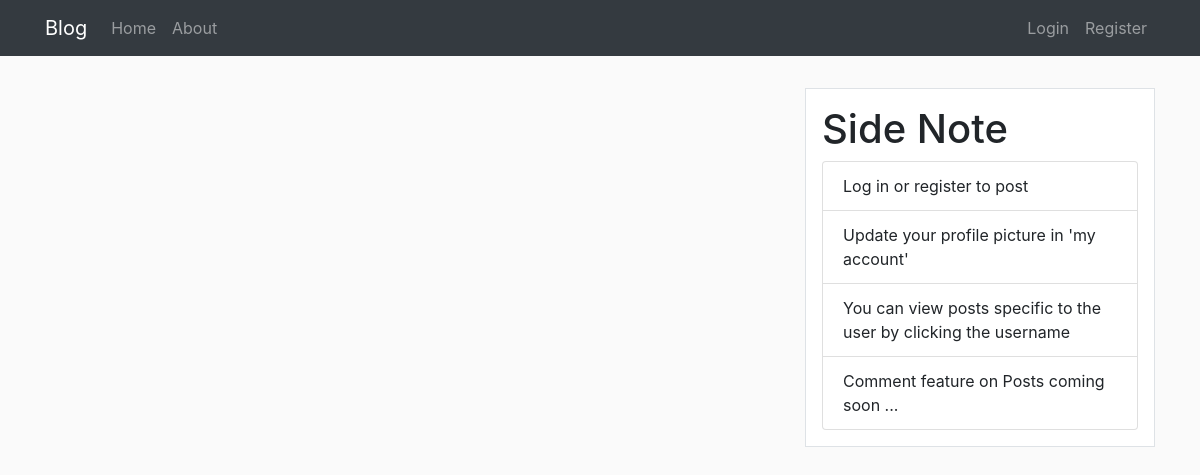
/home, run on an earlier commit of the app's database.
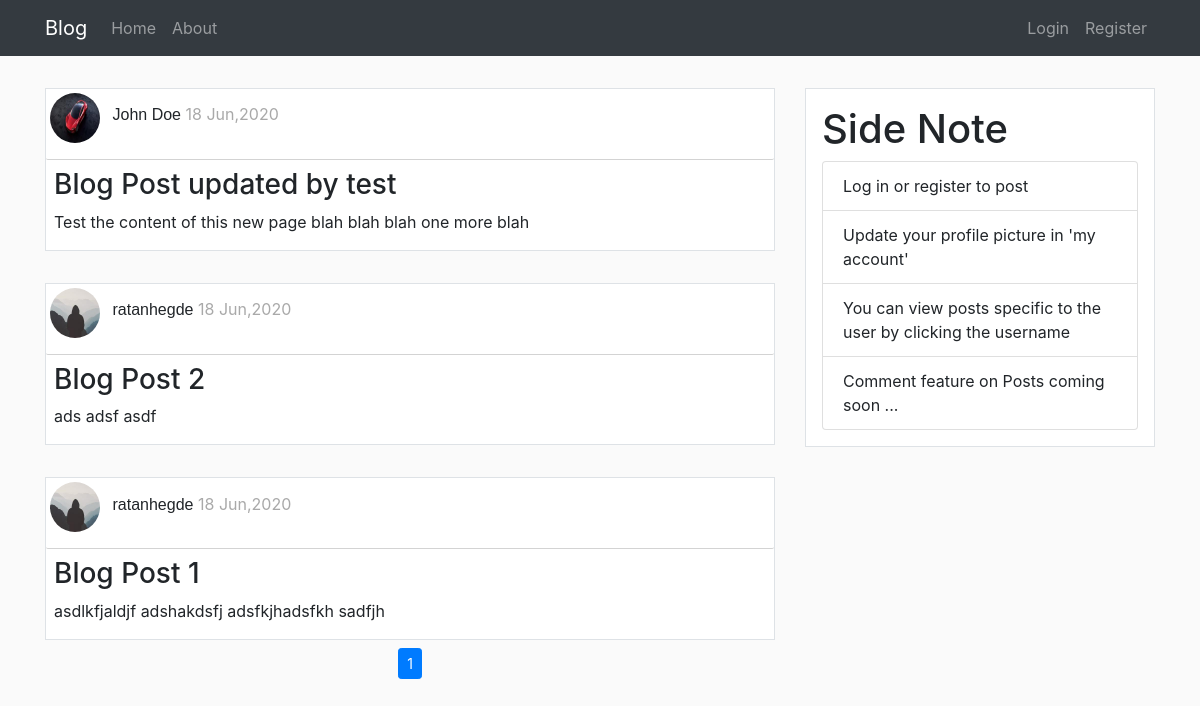
And on a later commit of the database.
### flaskBlog/models.py (models this page shows, shortened)
class Post(db.Model):
    id = db.Column(db.Integer , primary_key = True)
    title = db.Column(db.String(100), nullable=False)
    date_posted = db.Column(db.DateTime, nullable=False, default=datetime.utcnow)
    content = db.Column(db.Text, nullable=False)
    user_id = db.Column(db.Integer, db.ForeignKey('user.id'), nullable=False)

class User(db.Model, UserMixin):
    id = db.Column(db.Integer , primary_key = True)
    username = db.Column(db.String(20), unique=True , nullable=False)
    email = db.Column(db.String(120), unique=True , nullable=False)
    image_file = db.Column(db.String(20), nullable=False, default='default.jpg')
    password = db.Column(db.String(60), nullable=False)
    posts = db.relationship('Post', backref='author', lazy=True)

### flaskBlog/main/routes.py (the view)
@main.route("/")
@main.route("/home")
def home():
    page_no = request.args.get('page',1,type=int)
    posts= Post.query.order_by(Post.date_posted.desc()).paginate(page=page_no,per_page=5)
    return render_template('home.html', posts=posts)

### flaskBlog/templates/home.html
{% extends 'layout.html' %}
{% block content %}
    {% for post in posts.items %}
        <div class="article border">
            <div class="post-metadata">
                <img class="rounded-circle mt-1 ml-1" src="{{ url_for('static',filename='profile_pics/'+post.author.image_file) }}" alt="" id="post_img">
                <span class="Postauthor ml-2"><a href="{{ url_for('users.user_posts',username=post.author.username) }}">{{ post.author.username }}</a></span>
                <span class="Postdate mr-1"> {{ post.date_posted.strftime('%d %b,%Y') }}</span>
            </div>
            <h3 class="mt-2 ml-2 mr-2"><a href="{{ url_for('posts.post',post_id=post.id) }}">{{ post.title }}</a></h3>
            <p class="ml-2">{{ post.content }}</p>
        </div>
    {% endfor %}
    <nav aria-label="Page navigation example" class="mt-2 d-flex justify-content-center">
        <ul class="pagination pagination-sm">
          {% for page_num in posts.iter_pages(left_edge=1,right_edge=1,left_current=1,right_current=1) %}
            {% if page_num %}
                {% if page_num == posts.page %}
                    <li class="page-item active"><a class="page-link" href="{{ url_for('main.home',page=page_num )}}">{{ page_num }} <span class="sr-only">(current)</span> </a></li>
                {% else %}
                    <li class="page-item"><a class="page-link" href="{{ url_for('main.home',page=page_num )}}">{{ page_num }}</a></li>
                {% endif %}
            {% else %}
            <li class="page-item">...</li>
            {% endif %}
          {% endfor %}
        </ul>
      </nav>
{% endblock %}

### flaskBlog/templates/layout.html (shortened to what this page needs)
<!doctype html>
<html lang="en">
<head>
    <link rel="stylesheet" href="https://stackpath.bootstrapcdn.com/bootstrap/4.5.0/css/bootstrap.min.css"
>
    <link rel="stylesheet" href="{{ url_for('static',filename='main.css') }}">
</head>
<body>
    <nav class="navbar navbar-expand-lg navbar-dark bg-dark">
        <div class="container">
            <a class="navbar-brand" href="{{ url_for('main.home') }}">Blog</a>
            <div class="collapse navbar-collapse" id="navbarSupportedContent">
                <ul class="navbar-nav mr-auto">
                    <li class="nav-item">
                        <a class="nav-link" href="{{ url_for('main.home') }}">Home</a>
                    </li>
                    <li class="nav-item">
                        <a class="nav-link" href="{{ url_for('main.about') }}">About</a>
                    </li>
                </ul>
                <ul class="navbar-nav ml-auto">
                    {% if current_user.is_authenticated %}
                        <li class="nav-item">
                            <a class="nav-link" href="{{ url_for('posts.new_post') }}">New Post</a>
                        </li>
                        <li class="nav-item">
                            <a class="nav-link" href="{{ url_for('users.account') }}">My Account</a>
                        </li>
                        <li class="nav-item">
                            <a class="nav-link" href="{{ url_for('users.logout') }}">Logout</a>
                        </li>
                    {% else %}
                        <li class="nav-item">
                            <a class="nav-link" href="{{ url_for('users.login') }}">Login</a>
                        </li>
                        <li class="nav-item">
                            <a class="nav-link" href="{{ url_for('users.register') }}">Register</a>
                        </li>
                    {% endif %}
                </ul>
            </div>
        </div>
    </nav>
    <div class="container">
        <div class="row">
            <div class="col-md-8">
                {% block content %}
                {% endblock %}
            </div>
            <div class="col-md-4">
                <div class="border">
                    <h1>Side Note</h1>
                    <ul class="list-group">
                        <li class="list-group-item">Log in or register to post</li>
                        <li class="list-group-item">Update your profile picture in 'my account'</li>
                        <li class="list-group-item">You can view posts specific to the user by clicking the username</li>
                        <li class="list-group-item">Comment feature on Posts coming soon ...</li>
                    </ul>
                </div>
            </div>
        </div>
    </div>
</body>
</html>

### flaskBlog/static/main.css (style rules this page uses)
body { background: #fafafa; }
a { color: inherit; }
.col-md-4 div { margin-top: 2rem; padding: 1rem; background-color: #ffffff; }
.article { margin-top: 2rem; background-color: #ffffff; }
.Postauthor { font-family: sans-serif; font-weight: 300; }
.Postdate { color: darkgray; }
.post-metadata { padding-bottom: 1rem; border-bottom: 1px solid lightgray; border-radius: 2px; border-width: 80%; }
#post_img { height: 50px; width: 50px; }

What changed in the data, as far as the page shows it:
added Post: image_file (picture), author.username "John Doe", date_posted "18 Jun,2020", title "Blog Post updated by test", content "Test the content of this new page blah blah blah one more blah"
added Post: image_file (picture), author.username "ratanhegde", date_posted "18 Jun,2020", title "Blog Post 2", content "ads adsf asdf"
added Post: image_file (picture), author.username "ratanhegde", date_posted "18 Jun,2020", title "Blog Post 1", content "asdlkfjaldjf adshakdsfj adsfkjhadsfkh sadfjh"
Also different on the page:
new list line: "1"
